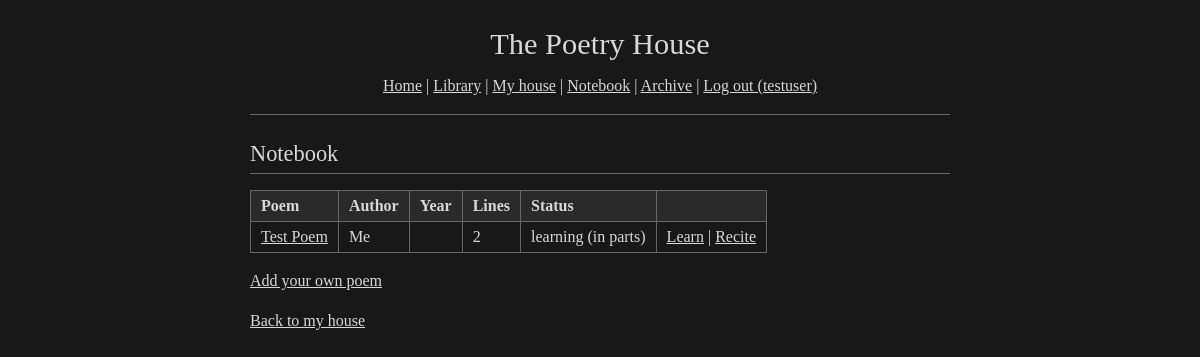
The page /notebook (signed in) on the database its author committed.
### tables this page shows
CREATE TABLE user_poems (
    id INTEGER PRIMARY KEY AUTOINCREMENT,
    user_id INTEGER NOT NULL,
    poem_id INTEGER NOT NULL,
    status TEXT NOT NULL DEFAULT 'available',
    copied_to_notebook_at TEXT,
    started_learning_at TEXT,
    completed_at TEXT,
    last_recited_at TEXT,
    next_review_at TEXT,
    current_learning_mode TEXT,
    current_chunk_start INTEGER,
    current_chunk_end INTEGER,
    FOREIGN KEY (user_id) REFERENCES users(id),
    FOREIGN KEY (poem_id) REFERENCES poems(id),
    UNIQUE(user_id, poem_id)
);

CREATE TABLE poems (
    id INTEGER PRIMARY KEY AUTOINCREMENT,
    title TEXT NOT NULL,
    author_name TEXT,
    body TEXT NOT NULL,
    period TEXT,
    movement TEXT,
    year_written INTEGER,
    source TEXT,
    is_public_domain INTEGER NOT NULL DEFAULT 1,
    is_public INTEGER NOT NULL DEFAULT 1,
    created_by_user_id INTEGER,
    created_at TEXT NOT NULL DEFAULT CURRENT_TIMESTAMP,
    FOREIGN KEY (created_by_user_id) REFERENCES users(id)
);

### app.py (the view)
@app.route("/notebook")
@login_required
def notebook():
    entries = db.get_notebook(session["user_id"])
    return render_template("notebook.html", entries=entries,
                           stage_labels=db.STAGE_LABELS)

### app.py (called while the page is built)
def login_required(f):
    @wraps(f)
    def decorated(*args, **kwargs):
        if "user_id" not in session:
            return redirect(url_for("login"))
        return f(*args, **kwargs)
    return decorated

### db.py (called while the page is built)
def get_db():
    conn = sqlite3.connect(DB_PATH)
    conn.row_factory = sqlite3.Row
    conn.execute("PRAGMA foreign_keys = ON")
    return conn

def get_notebook(user_id):
    conn = get_db()
    rows = conn.execute(
        """SELECT p.id, p.title, p.author_name, p.year_written, p.body,
                  up.status, up.current_learning_mode, ne.notes
           FROM poems p
           JOIN user_poems up ON p.id = up.poem_id AND up.user_id = ?
           LEFT JOIN notebook_entries ne ON ne.poem_id = p.id AND ne.user_id = ?
           WHERE up.status IN ('notebook','learning','completed')
           ORDER BY up.copied_to_notebook_at""",
        (user_id, user_id),
    ).fetchall()
    conn.close()
    entries = []
    for r in rows:
        e = dict(r)
        body = e.pop("body")
        e["line_count"] = sum(1 for ln in body.splitlines() if ln.strip())
        entries.append(e)
    return entries

### templates/notebook.html (shortened to what this page needs)
{% extends "base.html" %}
{% block content %}
<h2>Notebook</h2>
{% if entries %}
<table>
  <tr>
    <th>Poem</th>
    <th>Author</th>
    <th>Year</th>
    <th>Lines</th>
    <th>Status</th>
    <th></th>
  </tr>
  {% for e in entries %}
  <tr>
    <td><a href="{{ url_for('notebook_poem', poem_id=e.id) }}">{{ e.title }}</a></td>
    <td>{{ e.author_name or '' }}</td>
    <td>{{ e.year_written or '' }}</td>
    <td>{{ e.line_count }}</td>
    <td>{% if e.status == 'notebook' %}not started{% else %}{{ e.status }}{% endif %}{% if e.current_learning_mode %} ({{ stage_labels.get(e.current_learning_mode, e.current_learning_mode) }}){% endif %}</td>
    <td>
      <a href="{{ url_for('learn', poem_id=e.id) }}">Learn</a>
      {% if e.status in ('learning', 'completed') %}
      | <a href="{{ url_for('recital', poem_id=e.id) }}">Recite</a>
      {% endif %}
    </td>
  </tr>
  {% endfor %}
</table>
{% else %}
<p>Your notebook is empty. Browse a book on
<a href="{{ url_for('home_shelf') }}">your shelf</a> and copy poems here.</p>
{% endif %}
<p><a href="{{ url_for('add_poem') }}">Add your own poem</a></p>
<p><a href="{{ url_for('interior') }}">Back to my house</a></p>
{% endblock %}

### static/style.css (style rules this page uses)
body { background: #181818; color: #d8d8d8; font-family: Georgia, 'Times New Roman', Times, serif; font-size: 16px; line-height: 1.5; margin: 0; padding: 16px; }
a:link, a:visited { color: inherit; text-decoration: underline; }
h1, h2, h3 { font-weight: normal; }
h2 { font-size: 1.4em; border-bottom: 1px solid #666666; padding-bottom: 2px; margin: 1em 0 0.5em 0; }
table { border-collapse: collapse; margin: 1em 0; }
th, td { border: 1px solid #666666; padding: 3px 10px; text-align: left; vertical-align: baseline; }
th { background: #2a2a2a; font-weight: bold; }

### rows shown on the page
user_poems: title "Test Poem", author_name "Me", line_count "2", status "learning", get "in parts"

### other values the page prints
{{ session.username }} "testuser"
